Frame 1 (no input): blank canvas, image omitted
Frame 60 (no input): blank canvas, image omitted
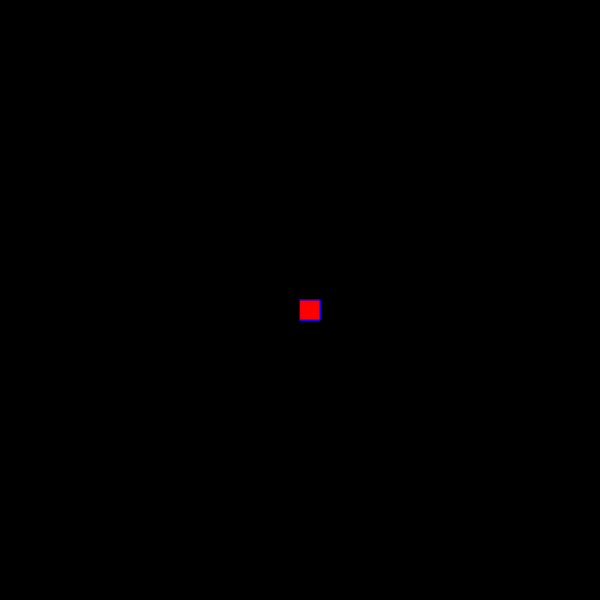
Frame 120 (the mouse pressed at the canvas centre since frame 60)

The p5.js sketch whose frames 1 and 60 were blank and that drew this single picture after the mouse press (run headless with seeded random() and noise() and a simulated clock; from frame 60 on, the mouse is pressed at the canvas centre):

// p5.js sketch
// ── sketch.js
function setup() {
    createCanvas(600, 600);
    background('black');
  }
  
  function draw() {
  stroke('blue');
   fill("red");
     if(mouseIsPressed){
       rect(mouseX,mouseY,20,20)
     }
  }
